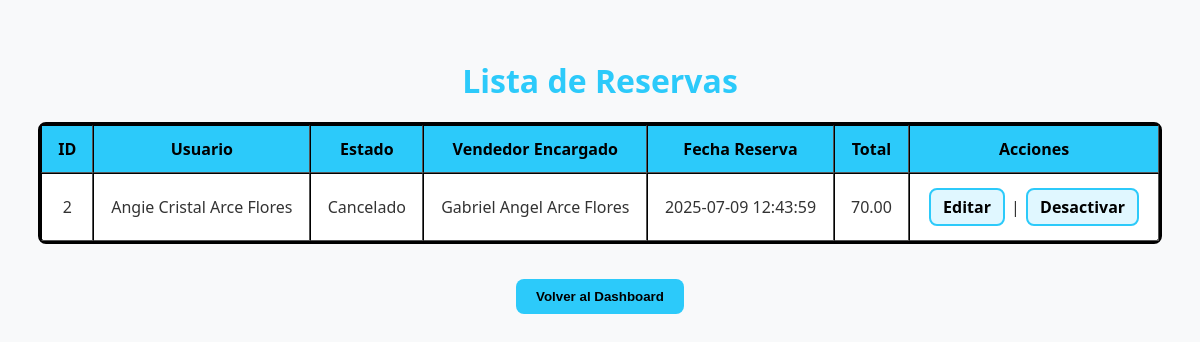
The page /PROYECTO_PELUCHE/admin/index.php?controller=reserva&action=listar (signed in) on the database its author committed.
### tables this page shows
CREATE TABLE `reservas` (
  `id_reserva` int(11) NOT NULL,
  `id_usuario` int(11) NOT NULL,
  `id_estado` int(11) NOT NULL,
  `id_vendedor` int(11) DEFAULT NULL,
  `fecha_reserva` datetime DEFAULT current_timestamp(),
  `total` double DEFAULT NULL,
  `estado_activo` tinyint(1) DEFAULT 1
);

CREATE TABLE `usuarios` (
  `id_usuario` int(11) NOT NULL,
  `nombres` varchar(255) DEFAULT NULL,
  `apellidos` varchar(255) DEFAULT NULL,
  `telefono` varchar(255) DEFAULT NULL,
  `correo` varchar(255) DEFAULT NULL,
  `contraseña` varchar(255) DEFAULT NULL,
  `fecha_registro` datetime DEFAULT current_timestamp(),
  `estado_activo` int(11) DEFAULT NULL
);

CREATE TABLE `estados_reserva` (
  `id_estado` int(11) NOT NULL,
  `nombre_est` varchar(50) NOT NULL
);

CREATE TABLE `vendedores` (
  `id_vendedor` int(11) NOT NULL,
  `nombres` varchar(100) NOT NULL,
  `apellidos` varchar(100) NOT NULL,
  `telefono` varchar(9) NOT NULL,
  `correo` varchar(100) NOT NULL,
  `clave` varchar(150) NOT NULL,
  `estado_activo` tinyint(1) DEFAULT 1,
  `rol` enum('vendedor') NOT NULL DEFAULT 'vendedor'
);

### PROYECTO_PELUCHE/admin/controllers/ReservaController.php (called while the page is built, shortened)
<?php
require_once(__DIR__ . '/../models/DAOreserva.php');
class ReservaController {
    private $reservaModel;
    public function __construct() {
        $this->reservaModel = new DAOreserva();
    }
    public function listar() {
        $reservas = $this->reservaModel->obtenerReservas();
        require_once(__DIR__ . '/../views/VlistarReserva.php');
    }
}

### PROYECTO_PELUCHE/config/database.php (called while the page is built)
<?php
class Database {
    public static function connect() {
        $host = 'localhost';
        $db = 'bdpeluches';
        $user = 'root';
        $pass = '';
        try {
            $conexion = new PDO("mysql:host=$host;dbname=$db;charset=utf8", $user, $pass);
            $conexion->setAttribute(PDO::ATTR_ERRMODE, PDO::ERRMODE_EXCEPTION);
            return $conexion;
        } catch (PDOException $e) {
            die("Conexión fallida: " . $e->getMessage());
        }
    }
}

### PROYECTO_PELUCHE/admin/models/DAOreserva.php (called while the page is built, shortened)
<?php
require_once(__DIR__ . '/../../config/database.php');
class DAOreserva {
    private $db;
    public function __construct() {
        $this->db = Database::connect();
    }
    public function obtenerReservas() {
        $sql = "SELECT r.id_reserva, r.id_usuario, r.id_estado, r.id_vendedor, r.fecha_reserva, r.total, r.estado_activo,
                       u.nombres AS usuario_nombres, u.apellidos AS usuario_apellidos,
                       e.nombre_est AS nombre_est,
                       v.nombres AS vendedor_nombres, v.apellidos AS vendedor_apellidos
                FROM reservas r
                JOIN usuarios u ON r.id_usuario = u.id_usuario
                JOIN estados_reserva e ON r.id_estado = e.id_estado
                LEFT JOIN vendedores v ON r.id_vendedor = v.id_vendedor
                WHERE r.estado_activo = 1
                ORDER BY r.fecha_reserva DESC";
        $stmt = $this->db->prepare($sql);
        $stmt->execute();
        return $stmt->fetchAll(PDO::FETCH_ASSOC);
    }
}

### PROYECTO_PELUCHE/admin/views/VlistarReserva.php (the view, shortened to what this page needs)
<!DOCTYPE html>
<html lang="es">
<head>
    <link rel="stylesheet" href="Style/estilo_lista.css">
</head>
<body>
    <h1>Lista de Reservas</h1>
    <table border="1" cellpadding="5" cellspacing="0">
        <thead>
            <tr>
                <th>ID</th>
                <th>Usuario</th>
                <th>Estado</th>
                <th>Vendedor Encargado</th>
                <th>Fecha Reserva</th>
                <th>Total</th>
                <th>Acciones</th>
            </tr>
        </thead>
        <tbody>
            <?php if (!empty($reservas)): ?>
                <?php foreach ($reservas as $reserva): ?>
                    <tr>
                        <td><?= htmlspecialchars($reserva['id_reserva']) ?></td>
                        <td><?= htmlspecialchars($reserva['usuario_nombres'] . ' ' . $reserva['usuario_apellidos']) ?></td>
                        <td><?= htmlspecialchars($reserva['nombre_est']) ?></td>
                        <td>
                            <?= $reserva['vendedor_nombres'] ?
                                htmlspecialchars($reserva['vendedor_nombres'] . ' ' . $reserva['vendedor_apellidos']) :
                                '<em>No asignado</em>' ?>
                        </td>
                        <td><?= htmlspecialchars($reserva['fecha_reserva']) ?></td>
                        <td><?= htmlspecialchars(number_format($reserva['total'], 2)) ?></td>
                        <td>
                            <a href="index.php?controller=reserva&action=editar&id=<?= $reserva['id_reserva'] ?>">Editar</a> |
                            <a href="index.php?controller=reserva&action=desactivar&id=<?= $reserva['id_reserva'] ?>" onclick="return confirm('¿Desactivar esta reserva?')">Desactivar</a>
                        </td>
                    </tr>
                <?php endforeach; ?>
            <?php else: ?>
                <tr><td colspan="7">No hay reservas activas.</td></tr>
            <?php endif; ?>
        </tbody>
    </table>
    <button><a href="index.php?controller=dashboard&action=index">Volver al Dashboard</a></button>
</body>
</html>

### PROYECTO_PELUCHE/admin/Style/estilo_lista.css (style rules this page uses)
body { font-family: 'Segoe UI', Tahoma, Geneva, Verdana, sans-serif; background: #f8f9fa; color: #333; padding: 30px; display: flex; flex-direction: column; align-items: center; }
h1, h2 { color: #2ccafa; margin-bottom: 20px; text-align: center; }
table { width: 100%; max-width: 1200px; border-spacing: 0; margin-bottom: 30px; background: #fff; border: 3px solid black; border-radius: 8px; }
table a { display: inline-block; padding: 6px 12px; margin: 2px; background: #e0f7ff; color: #000; text-decoration: none; border: 2px solid #2ccafa; border-radius: 8px; font-weight: bold; transition: background 0.3s ease, border-color 0.3s ease; }
th, td { padding: 12px 16px; text-align: center; }
thead { background-color: #2ccafa; color: #000; }
a { text-decoration: none; color: #007bff; font-weight: bold; }
button, .btn { background: #2ccafa; color: #000; padding: 10px 20px; border: none; border-radius: 8px; font-weight: bold; cursor: pointer; transition: background 0.3s ease; margin: 5px; }
button a { color: inherit; text-decoration: none; display: block; }

### rows shown on the page
reservas: id_reserva "2", id_usuario.apellidos "Angie Cristal Arce Flores", id_estado.nombre_est "Cancelado", id_vendedor.apellidos "Gabriel Angel Arce Flores", fecha_reserva "2025-07-09 12:43:59", total "70.00"
